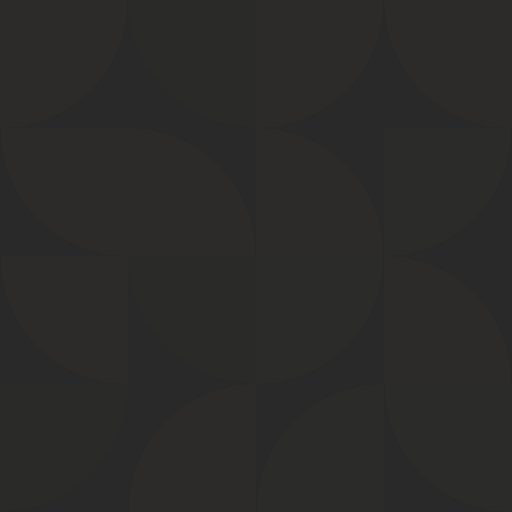
Frame 1 (no input)
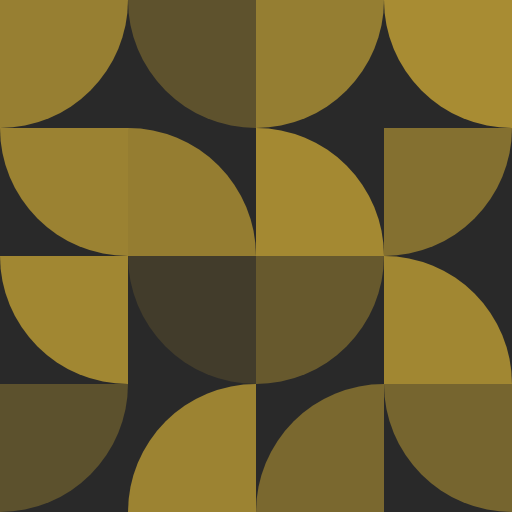
Frame 60 (no input)
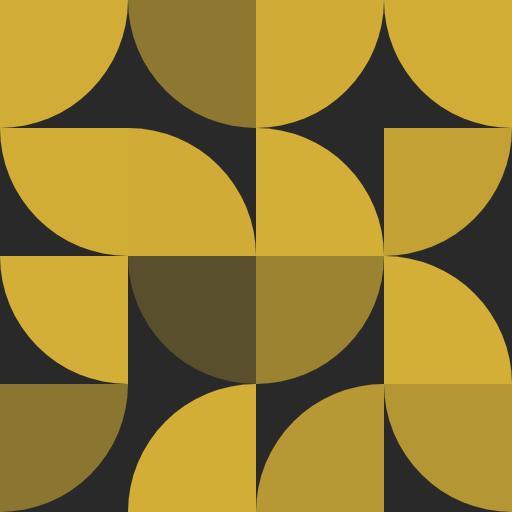
Frame 120 (the mouse pressed at the canvas centre since frame 60)

The p5.js sketch that drew these frames (run headless with seeded random() and noise() and a simulated clock; from frame 60 on, the mouse is pressed at the canvas centre):

// p5.js sketch
// ── sketch.js
var WIDTH = 512,
  HEIGHT = 512,
  cells

class Cell {
  constructor(size, x, y) {
    this.size = size
    this.position = createVector(x, y)
    this.reset()
  }

  reset() {
    this.life = 0
    this.speed = random(0.0005, 0.005)
    this.angle = floor(random(0, 4))
  }

  show() {
    push()
    var {
      position: { x, y },
      size,
      angle,
      life,
    } = this
    translate(x, y)

    {
      push()
      switch (angle) {
        case 0:
          translate(0, 0)
          break
        case 1:
          translate(size, 0)
          break
        case 2:
          translate(size, size)
          break
        case 3:
          translate(0, size)
          break
      }

      noStroke()
      fill(212, 175, 55, sin(PI * life) * 255)
      beginShape()
      vertex(0, 0)
      arc(0, 0, size * 2, size * 2, angle * HALF_PI, angle * HALF_PI + HALF_PI)
      endShape(CLOSE)
      pop()
    }

    pop()
  }

  update() {
    this.life += this.speed
    if (this.life >= 1) {
      this.reset()
    }
  }
}

function setup() {
  createCanvas(WIDTH, HEIGHT)
  cells = []

  var size = 128
  for (var x = 0; x < width; x += size) {
    for (var y = 0; y < height; y += size) {
      cells.push(new Cell(size, x, y))
    }
  }
}

function draw() {
  background(41)
  cells.forEach((cell) => {
    cell.update()
    cell.show()
  })
}
